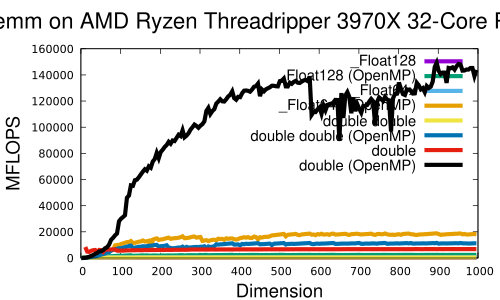

Source code (gnuplot):
set xlabel font "Helvetica,20"
set ylabel font "Helvetica,20"
set key font "Helvetica,16"
set title font "Helvetica,24"
set title "Rgemm on AMD Ryzen Threadripper 3970X 32-Core Processor"
set xlabel "Dimension"
set ylabel "MFLOPS"
#set terminal postscript eps color enhanced
set terminal pdf

plot \
"log.Rgemm._Float128"       using 1:4 title '\_Float128'             with lines linewidth 6, \
"log.Rgemm._Float128_opt"   using 1:4 title '\_Float128 (OpenMP)'    with lines linewidth 6, \
"log.Rgemm._Float64x"       using 1:4 title '\_Float64x'             with lines linewidth 6, \
"log.Rgemm._Float64x_opt"   using 1:4 title '\_Float64x (OpenMP)'    with lines linewidth 6, \
"log.Rgemm.dd"              using 1:4 title 'double double'          with lines linewidth 6, \
"log.Rgemm.dd_opt"          using 1:4 title 'double double (OpenMP)' with lines linewidth 6, \
"log.Rgemm.double"          using 1:4 title 'double'                 with lines linewidth 6, \
"log.Rgemm.double_opt"	    using 1:4 title 'double (OpenMP)'        with lines linewidth 6
